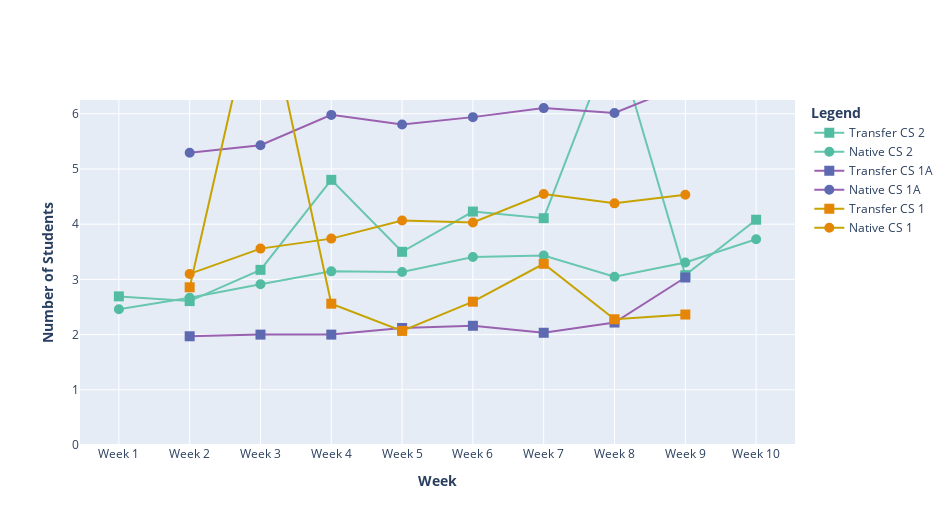

The notebook cell saved with this chart:
### Code cell
fig = go.Figure(layout=go.Layout(yaxis=dict(range=[0,6.25])))

fig.add_trace(go.Scatter(x=x_label2, y=df3["Transfer Mean"],
                    mode='lines+markers',
                    name='Transfer CS 2',
                    marker_symbol="square",
                    marker=dict(
                        color='#69c6af',
                        size=5,
                        line=dict(
                                color='#52bca3',
                                width=5
                            )
                        )
               ))
fig.add_trace(go.Scatter(x=x_label2, y=df3["Native Mean"],
                    mode='lines+markers',
                    name='Native CS 2',
                    marker_symbol="circle-dot",
                    marker=dict(
                        color='#69c6af',
                        size=5,
                        line=dict(
                                color='#52bca3',
                                width=5
                            )
                        )
               ))

fig.add_trace(go.Scatter(x=x_label1, y=df2["Transfer Mean"],
                    mode='lines+markers',
                    name='Transfer CS 1A',
                    marker_symbol="square",
                    marker=dict(
                        color='#9a61b0',
                        size=5,
                        line=dict(
                                color='#5d69b1',
                                width=5
                            )
                        )
               ))
fig.add_trace(go.Scatter(x=x_label1, y=df2["Native Mean"],
                    mode='lines+markers',
                    name='Native CS 1A',
                    marker_symbol="circle-dot",
                    marker=dict(
                        color='#9a61b0',
                        size=5,
                        line=dict(
                                color='#5d69b1',
                                width=5
                            )
                        )
               ))

fig.add_trace(go.Scatter(x=x_label1, y=df1["Transfer Mean"],
                    mode='lines+markers',
                    name='Transfer CS 1',
                    marker_symbol="square",
                    marker=dict(
                        color='#c7a302',
                        size=5,
                        line=dict(
                                color="#e58606",
                                width=5
                            )
                        )
             ))
fig.add_trace(go.Scatter(x=x_label1, y=df1["Native Mean"],
                    mode='lines+markers',
                    name='Native CS 1',
                    marker_symbol="circle-dot",
                    marker=dict(
                        color='#c7a302',
                        size=5,
                        line=dict(
                                color='#e58606',
                                width=5
                            )
                        )
               ))


fig.update_layout(
                  xaxis_title="<b>Week</b>",
                  height=525,
                  width = 950,
                  yaxis_title="<b>Number of Students</b>",
                  legend_title="<b>Legend</b>",
                 )


fig.show()

### Figure 1 — Plotly figure (JSON) as saved in the notebook; plotly's stock layout.template omitted (floating-point values rounded to 4 significant figures)
{"data": [{"marker": {"color": "#69c6af", "line": {"color": "#52bca3", "width": 5}, "size": 5, "symbol": "square"}, "mode": "lines+markers", "name": "Transfer CS 2", "type": "scatter", "x": ["Week 1", "Week 2", "Week 3", "Week 4", "Week 5", "Week 6", "Week 7", "Week 8", "Week 9", "Week 10"], "y": [2.692, 2.607, 3.172, 4.804, 3.5, 4.229, 4.109, 7.429, 3.077, 4.081]}, {"marker": {"color": "#69c6af", "line": {"color": "#52bca3", "width": 5}, "size": 5, "symbol": "circle-dot"}, "mode": "lines+markers", "name": "Native CS 2", "type": "scatter", "x": ["Week 1", "Week 2", "Week 3", "Week 4", "Week 5", "Week 6", "Week 7", "Week 8", "Week 9", "Week 10"], "y": [2.46, 2.667, 2.913, 3.146, 3.134, 3.407, 3.434, 3.047, 3.305, 3.726]}, {"marker": {"color": "#9a61b0", "line": {"color": "#5d69b1", "width": 5}, "size": 5, "symbol": "square"}, "mode": "lines+markers", "name": "Transfer CS 1A", "type": "scatter", "x": ["Week 2", "Week 3", "Week 4", "Week 5", "Week 6", "Week 7", "Week 8", "Week 9"], "y": [1.97, 2, 2, 2.12, 2.16, 2.033, 2.219, 3.034]}, {"marker": {"color": "#9a61b0", "line": {"color": "#5d69b1", "width": 5}, "size": 5, "symbol": "circle-dot"}, "mode": "lines+markers", "name": "Native CS 1A", "type": "scatter", "x": ["Week 2", "Week 3", "Week 4", "Week 5", "Week 6", "Week 7", "Week 8", "Week 9"], "y": [5.293, 5.431, 5.98, 5.807, 5.94, 6.103, 6.016, 6.531]}, {"marker": {"color": "#c7a302", "line": {"color": "#e58606", "width": 5}, "size": 5, "symbol": "square"}, "mode": "lines+markers", "name": "Transfer CS 1", "type": "scatter", "x": ["Week 2", "Week 3", "Week 4", "Week 5", "Week 6", "Week 7", "Week 8", "Week 9"], "y": [2.857, 8.48, 2.56, 2.067, 2.596, 3.283, 2.278, 2.364]}, {"marker": {"color": "#c7a302", "line": {"color": "#e58606", "width": 5}, "size": 5, "symbol": "circle-dot"}, "mode": "lines+markers", "name": "Native CS 1", "type": "scatter", "x": ["Week 2", "Week 3", "Week 4", "Week 5", "Week 6", "Week 7", "Week 8", "Week 9"], "y": [3.099, 3.558, 3.739, 4.066, 4.032, 4.546, 4.378, 4.532]}], "layout": {"height": 525, "legend": {"title": {"text": "<b>Legend</b>"}}, "width": 950, "xaxis": {"title": {"text": "<b>Week</b>"}}, "yaxis": {"range": [0, 6.25], "title": {"text": "<b>Number of Students</b>"}}}}
